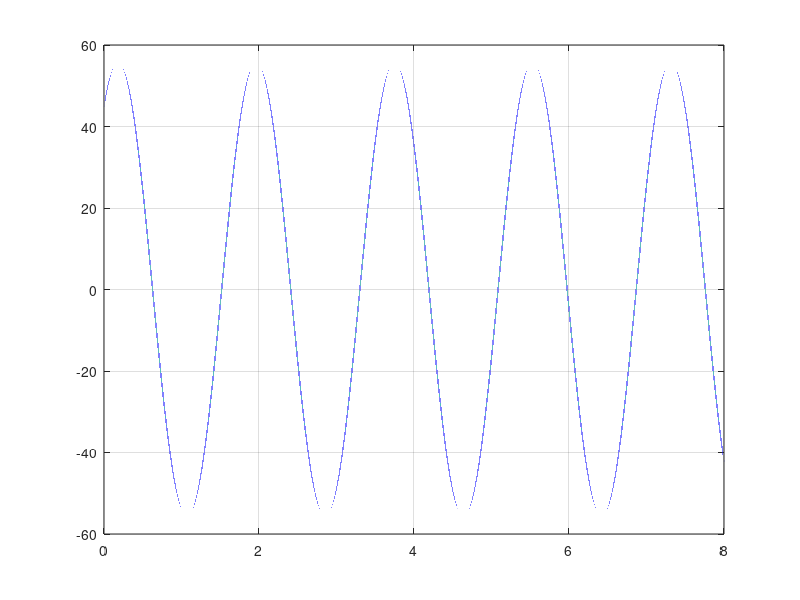

The MATLAB source for this figure:
close all;
clear;

L = 0.7; % m
m = 24; % kg
g = 9.81; % m/s**2

t = 0; % s
phi = 45*(pi/180); % 45 degrees to rad
phiDot = 2; % rad/s
phiDotDot = 0; % rad/s**2
tEnd = 8; % s
tDelta = 1e-5;

datapoints_size = ceil(tEnd/tDelta);
tPlot = zeros(datapoints_size, 1);
phiPlot = zeros(datapoints_size, 1);
phiDotPlot = zeros(datapoints_size, 1);
phiDotDotPlot = zeros(datapoints_size, 1);

i = 1;
while t < tEnd
    phiDotDot = - (g/L) * sin(phi);

    % add to arrays
    tPlot(i) = t;
    phiPlot(i) = phi * (180/pi); % in degrees
    phiDotPlot(i) = phiDot * (180/pi);
    phiDotDotPlot(i) = phiDotDot * (180/pi);

    % integrations
    phiDot = phiDot + phiDotDot*tDelta;
    phi = phi + phiDot*tDelta;
 
    
    t = t + tDelta;
    i = i + 1; % update counter to use arrays
end

figure;
plot(tPlot, phiPlot);
grid;